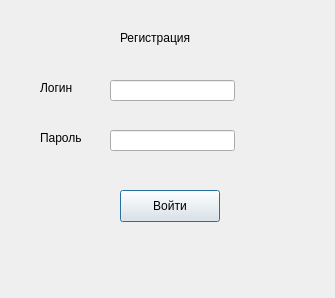
<?xml version="1.0" encoding="UTF-8"?>
<ui version="4.0">
 <class>registrationwindow</class>
 <widget class="QDialog" name="registrationwindow">
  <property name="geometry">
   <rect>
    <x>0</x>
    <y>0</y>
    <width>335</width>
    <height>298</height>
   </rect>
  </property>
  <property name="windowTitle">
   <string>registrationwindow</string>
  </property>
  <widget class="QLabel" name="lbPassword">
   <property name="geometry">
    <rect>
     <x>40</x>
     <y>130</y>
     <width>46</width>
     <height>16</height>
    </rect>
   </property>
   <property name="text">
    <string>Пароль</string>
   </property>
  </widget>
  <widget class="QLabel" name="lbLogin">
   <property name="geometry">
    <rect>
     <x>40</x>
     <y>80</y>
     <width>58</width>
     <height>16</height>
    </rect>
   </property>
   <property name="text">
    <string>Логин</string>
   </property>
  </widget>
  <widget class="QLineEdit" name="leLogin">
   <property name="geometry">
    <rect>
     <x>110</x>
     <y>80</y>
     <width>125</width>
     <height>21</height>
    </rect>
   </property>
  </widget>
  <widget class="QLineEdit" name="lePassword">
   <property name="geometry">
    <rect>
     <x>110</x>
     <y>130</y>
     <width>125</width>
     <height>21</height>
    </rect>
   </property>
  </widget>
  <widget class="QLabel" name="lbRegistration">
   <property name="geometry">
    <rect>
     <x>120</x>
     <y>30</y>
     <width>101</width>
     <height>16</height>
    </rect>
   </property>
   <property name="text">
    <string>Регистрация</string>
   </property>
  </widget>
  <widget class="QPushButton" name="btnWelcome">
   <property name="geometry">
    <rect>
     <x>120</x>
     <y>190</y>
     <width>100</width>
     <height>32</height>
    </rect>
   </property>
   <property name="text">
    <string>Войти</string>
   </property>
  </widget>
 </widget>
 <resources/>
 <connections/>
</ui>
